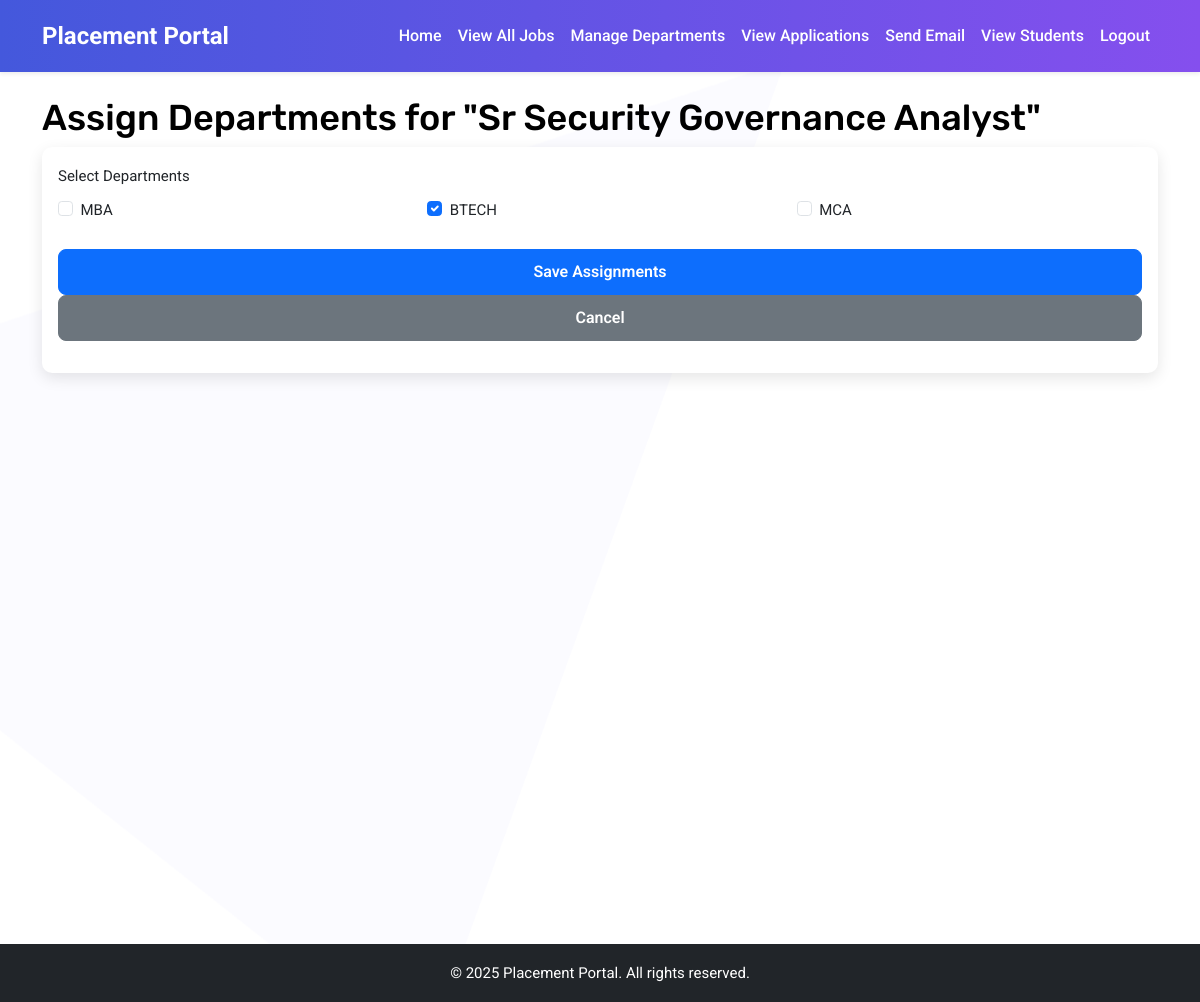
The app's page /jobs/5/assign-departments/ (signed in) with its own data.
### jobs/models.py (models this page shows, shortened)
class Job(models.Model):
    STATUS_CHOICES = (
        ('active', 'Active'),
        ('closed', 'Closed'),
        ('pending', 'Pending Review'),
    )
    title = models.CharField(max_length=200)
    company = models.CharField(max_length=200)
    description = models.TextField()
    requirements = models.TextField()
    location = models.CharField(max_length=200)
    salary = models.CharField(max_length=100, blank=True, null=True)
    url = models.URLField(blank=True, null=True)
    status = models.CharField(max_length=20, choices=STATUS_CHOICES, default='active')
    departments = models.ManyToManyField(Department, related_name='jobs', blank=True)
    date_posted = models.DateTimeField(auto_now_add=True)
    created_by = models.ForeignKey(User, on_delete=models.CASCADE, related_name='created_jobs')
    class Meta:
        ordering = ['-date_posted']

class Department(models.Model):
    name = models.CharField(max_length=100)

### jobs/views.py (the view)
    def wrapper(request, *args, **kwargs):
        if not request.user.is_placement_officer():
            messages.error(request, "You don't have permission to access this page.")
            return redirect('dashboard')
        return view_func(request, *args, **kwargs)

### jobs/views.py (called while the page is built, shortened)
def plo_required(view_func):
    def wrapper(request, *args, **kwargs):
        if not request.user.is_placement_officer():
            messages.error(request, "You don't have permission to access this page.")
            return redirect('dashboard')
        return view_func(request, *args, **kwargs)
    return wrapper

@login_required
@plo_required
def assign_departments(request, job_id):
    job = get_object_or_404(Job, id=job_id)
    departments = Department.objects.all()
    return render(request, 'jobs/assign_departments.html', {
        'job': job,
        'departments': departments
    })

### users/models.py (called while the page is built)
    def is_student(self):
        return self.user_type == 'student'

    def is_placement_officer(self):
        return self.user_type == 'placement_officer'

### jobs/templates/jobs/assign_departments.html (shortened to what this page needs)
{% extends 'main/base.html' %}
{% block content %}
<div class="row">
    <div class="col-md-12">
        <h1>Assign Departments for "{{ job.title }}"</h1>
    </div>
</div>
<div class="row">
    <div class="col-md-12">
        <div class="card">
            <div class="card-body">
                <form method="post">
                    <div class="mb-3">
                        <label class="form-label">Select Departments</label>
                        <div class="row">
                            {% for department in departments %}
                            <div class="col-md-4 mb-2">
                                <div class="form-check">
                                    <input type="checkbox"
                                           name="departments"
                                           value="{{ department.id }}"
                                           id="dept_{{ department.id }}"
                                           class="form-check-input"
                                           {% if department in job.departments.all %}checked{% endif %}>
                                    <label for="dept_{{ department.id }}" class="form-check-label">
                                        {{ department.name }}
                                    </label>
                                </div>
                            </div>
                            {% endfor %}
                        </div>
                    </div>
                    <div class="mb-3">
                        <button type="submit" class="btn btn-primary">Save Assignments</button>
                        <a href="{% url 'job_detail' job.id %}" class="btn btn-secondary">Cancel</a>
                    </div>
                </form>
            </div>
        </div>
    </div>
</div>
{% endblock %}

### records on screen
Job: title "Sr Security Governance Analyst"
Department: name "MBA"
Department: departments "☑", name "BTECH"
Department: name "MCA"
